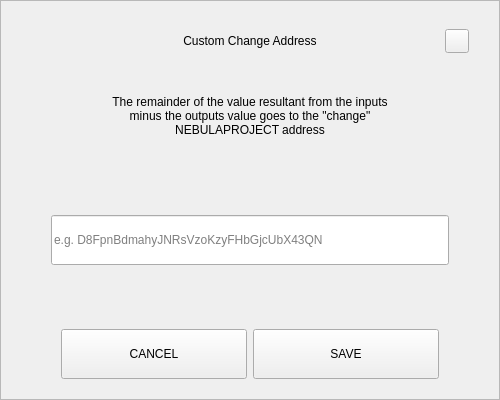
<?xml version="1.0" encoding="UTF-8"?>
<ui version="4.0">
 <class>SendChangeAddressDialog</class>
 <widget class="QDialog" name="SendChangeAddressDialog">
  <property name="geometry">
   <rect>
    <x>0</x>
    <y>0</y>
    <width>500</width>
    <height>400</height>
   </rect>
  </property>
  <property name="windowTitle">
   <string>Dialog</string>
  </property>
  <layout class="QVBoxLayout" name="verticalLayout">
   <property name="spacing">
    <number>0</number>
   </property>
   <property name="leftMargin">
    <number>0</number>
   </property>
   <property name="topMargin">
    <number>0</number>
   </property>
   <property name="rightMargin">
    <number>0</number>
   </property>
   <property name="bottomMargin">
    <number>0</number>
   </property>
   <item>
    <widget class="QFrame" name="frame">
     <property name="styleSheet">
      <string notr="true"/>
     </property>
     <property name="frameShape">
      <enum>QFrame::StyledPanel</enum>
     </property>
     <property name="frameShadow">
      <enum>QFrame::Raised</enum>
     </property>
     <layout class="QVBoxLayout" name="verticalLayout_2" stretch="0,0,0,0,0,0,0">
      <property name="spacing">
       <number>0</number>
      </property>
      <property name="leftMargin">
       <number>30</number>
      </property>
      <property name="topMargin">
       <number>20</number>
      </property>
      <property name="rightMargin">
       <number>30</number>
      </property>
      <property name="bottomMargin">
       <number>20</number>
      </property>
      <item>
       <layout class="QHBoxLayout" name="horizontalLayout_3">
        <property name="spacing">
         <number>0</number>
        </property>
        <item>
         <spacer name="horizontalSpacer_2">
          <property name="orientation">
           <enum>Qt::Horizontal</enum>
          </property>
          <property name="sizeHint" stdset="0">
           <size>
            <width>40</width>
            <height>20</height>
           </size>
          </property>
         </spacer>
        </item>
        <item>
         <widget class="QLabel" name="labelTitle">
          <property name="minimumSize">
           <size>
            <width>0</width>
            <height>40</height>
           </size>
          </property>
          <property name="maximumSize">
           <size>
            <width>16777215</width>
            <height>40</height>
           </size>
          </property>
          <property name="styleSheet">
           <string notr="true">padding-left:24px;</string>
          </property>
          <property name="text">
           <string>Custom Change Address</string>
          </property>
          <property name="alignment">
           <set>Qt::AlignCenter</set>
          </property>
          <property name="margin">
           <number>7</number>
          </property>
         </widget>
        </item>
        <item>
         <spacer name="horizontalSpacer">
          <property name="orientation">
           <enum>Qt::Horizontal</enum>
          </property>
          <property name="sizeHint" stdset="0">
           <size>
            <width>40</width>
            <height>20</height>
           </size>
          </property>
         </spacer>
        </item>
        <item>
         <widget class="QPushButton" name="btnEsc">
          <property name="minimumSize">
           <size>
            <width>24</width>
            <height>24</height>
           </size>
          </property>
          <property name="maximumSize">
           <size>
            <width>24</width>
            <height>24</height>
           </size>
          </property>
          <property name="focusPolicy">
           <enum>Qt::NoFocus</enum>
          </property>
          <property name="text">
           <string/>
          </property>
         </widget>
        </item>
       </layout>
      </item>
      <item>
       <spacer name="verticalSpacer_2">
        <property name="orientation">
         <enum>Qt::Vertical</enum>
        </property>
        <property name="sizeType">
         <enum>QSizePolicy::Fixed</enum>
        </property>
        <property name="sizeHint" stdset="0">
         <size>
          <width>20</width>
          <height>20</height>
         </size>
        </property>
       </spacer>
      </item>
      <item alignment="Qt::AlignHCenter">
       <widget class="QLabel" name="labelMessage">
        <property name="minimumSize">
         <size>
          <width>0</width>
          <height>70</height>
         </size>
        </property>
        <property name="text">
         <string>The remainder of the value resultant from the inputs minus the outputs value goes to the &quot;change&quot; NEBULAPROJECT address</string>
        </property>
        <property name="alignment">
         <set>Qt::AlignCenter</set>
        </property>
        <property name="wordWrap">
         <bool>true</bool>
        </property>
       </widget>
      </item>
      <item>
       <spacer name="verticalSpacer_3">
        <property name="orientation">
         <enum>Qt::Vertical</enum>
        </property>
        <property name="sizeHint" stdset="0">
         <size>
          <width>20</width>
          <height>40</height>
         </size>
        </property>
       </spacer>
      </item>
      <item>
       <layout class="QHBoxLayout" name="horizontalLayout_2">
        <property name="spacing">
         <number>0</number>
        </property>
        <property name="leftMargin">
         <number>20</number>
        </property>
        <property name="rightMargin">
         <number>20</number>
        </property>
        <item>
         <widget class="QLineEdit" name="lineEditAddress">
          <property name="minimumSize">
           <size>
            <width>0</width>
            <height>50</height>
           </size>
          </property>
          <property name="placeholderText">
           <string notr="true">e.g. D8FpnBdmahyJNRsVzoKzyFHbGjcUbX43QN</string>
          </property>
         </widget>
        </item>
       </layout>
      </item>
      <item>
       <spacer name="verticalSpacer">
        <property name="orientation">
         <enum>Qt::Vertical</enum>
        </property>
        <property name="sizeHint" stdset="0">
         <size>
          <width>20</width>
          <height>40</height>
         </size>
        </property>
       </spacer>
      </item>
      <item>
       <layout class="QHBoxLayout" name="horizontalLayout" stretch="2,2">
        <property name="spacing">
         <number>6</number>
        </property>
        <property name="leftMargin">
         <number>30</number>
        </property>
        <property name="rightMargin">
         <number>30</number>
        </property>
        <item>
         <widget class="QPushButton" name="btnCancel">
          <property name="minimumSize">
           <size>
            <width>180</width>
            <height>50</height>
           </size>
          </property>
          <property name="focusPolicy">
           <enum>Qt::NoFocus</enum>
          </property>
          <property name="text">
           <string>CANCEL</string>
          </property>
         </widget>
        </item>
        <item>
         <widget class="QPushButton" name="btnSave">
          <property name="minimumSize">
           <size>
            <width>180</width>
            <height>50</height>
           </size>
          </property>
          <property name="focusPolicy">
           <enum>Qt::NoFocus</enum>
          </property>
          <property name="text">
           <string>SAVE</string>
          </property>
         </widget>
        </item>
       </layout>
      </item>
     </layout>
    </widget>
   </item>
  </layout>
 </widget>
 <resources/>
 <connections/>
</ui>
